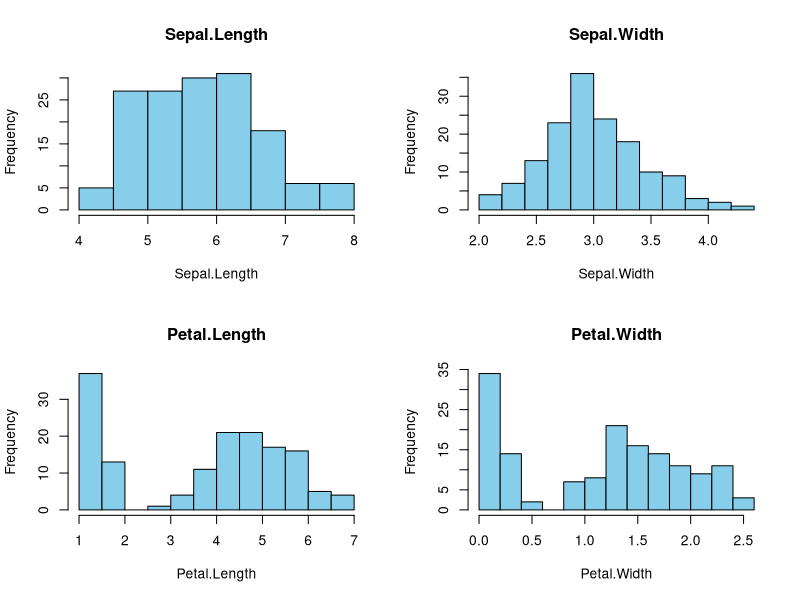
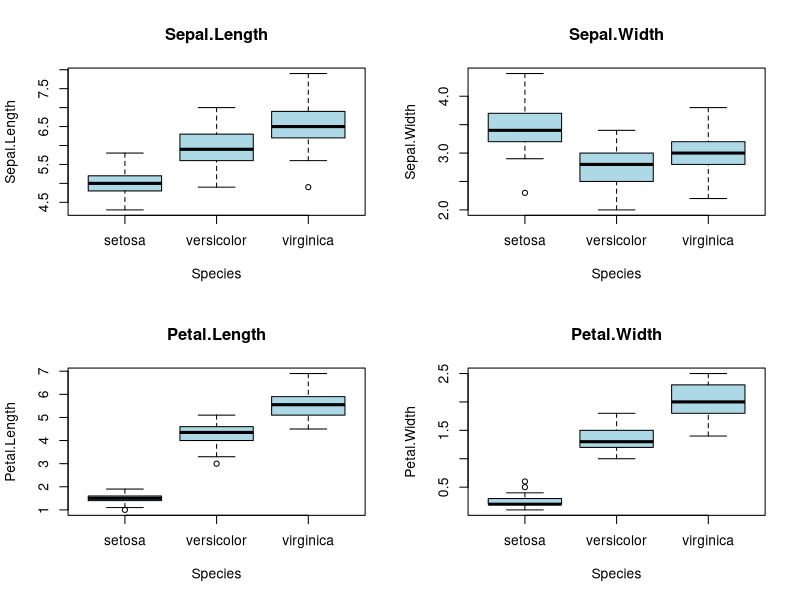
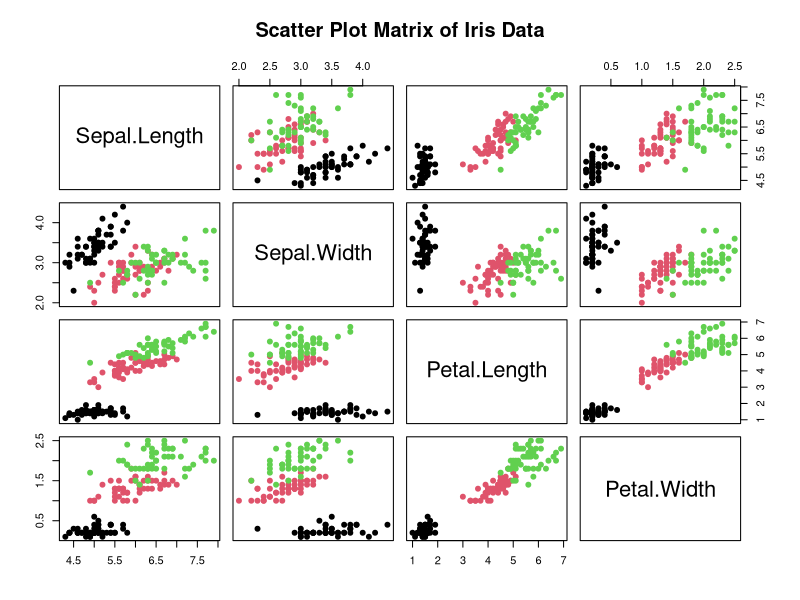
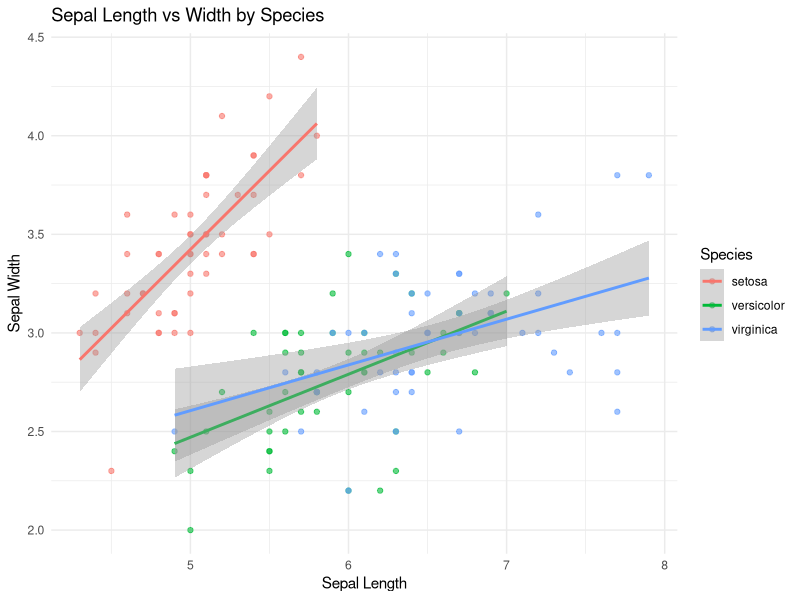

Here is the R script that generated these plots, in order:
library(ggplot2)

data(iris)

summary(iris)

aggregate(. ~ Species, data = iris[,1:5], FUN = function(x) {
  c(mean = mean(x), 
    sd = sd(x), 
    median = median(x))
})

cor(iris[, 1:4])

par(mfrow=c(2,2))
for(i in 1:4) {hist(iris[,i], main=names(iris)[i], xlab=names(iris)[i], col="skyblue", border="black")}

par(mfrow=c(2,2))
for(i in 1:4) {boxplot(iris[,i] ~ iris$Species, main=names(iris)[i],xlab="Species", ylab=names(iris)[i],col="lightblue")}

par(mfrow=c(1,1))
pairs(iris[1:4], col = as.numeric(iris$Species),pch = 19,main = "Scatter Plot Matrix of Iris Data")

ggplot(iris, aes(x = Sepal.Length, y = Sepal.Width, color = Species)) +
  geom_point(alpha = 0.6) +
  geom_smooth(method = "lm", se = TRUE) +
  labs(title = "Sepal Length vs Width by Species",
       x = "Sepal Length",
       y = "Sepal Width") +
  theme_minimal()